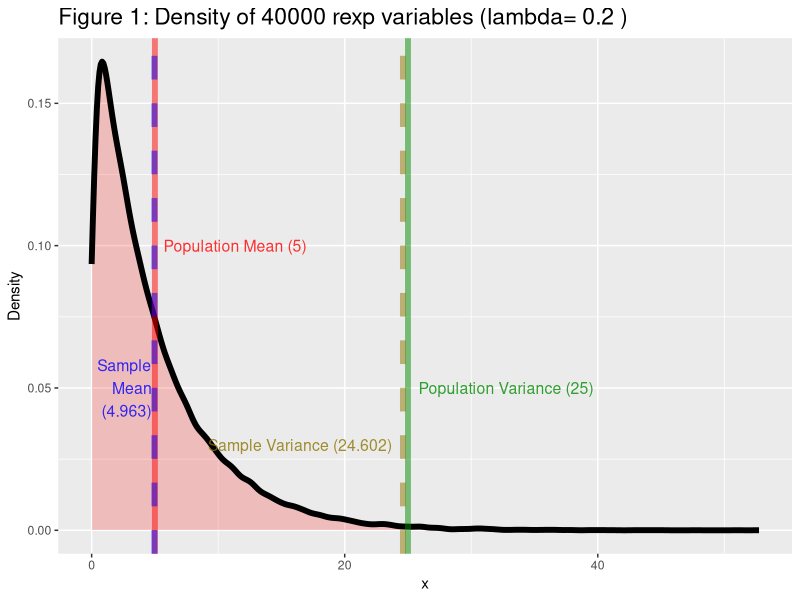
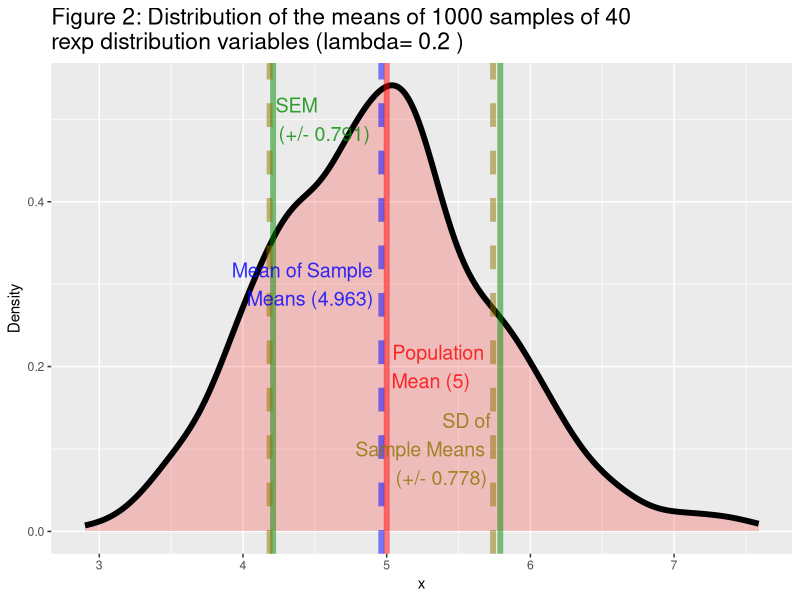

Reproduce these figures in R, in order.
## ---- chunk 1
library(knitr)
library(markdown)
opts_chunk$set(comment = NA, fig.width = 12, fig.height = 6)
options(encoding = "UTF-8", scipen = 999)
lambda <- 0.2
s <- 40
## ---- chunk 2
lambda <- 0.2
mu <- 1 / lambda
sigma <- 1 / lambda
sigma2 <- sigma^2

n <- 40             # size of each simulation
numsims <- 1000     # number of simulations
sem <- sigma / sqrt(n)
## ---- chunk 3
dd <- data.frame(
    stat = c("lambda", "mu", "sigma", "sigma2", "n", "sem"),
    desc = c("rate parameter", "mean", "standard deviation",
             "variance", "number of samples", "standard error of the mean"),
    value = c(lambda, mu, sigma, sigma2, n, sem))
print(dd)

## ---- chunk 4
set.seed(20150109)

sample <- rexp(n * numsims, lambda)
xbar <- sum(sample) / length(sample) # mean(sample)
s2 <- sum( (sample - xbar)^2) / (length(sample) - 1) # var(sample)

library(ggplot2)
g1  <- ggplot(
    data = data.frame(x = sample), aes(x = x)) +
    geom_density(size = 2, alpha = 0.2, fill = "red") +
    geom_vline(
        size = 2,
        alpha = 0.5,
        xintercept = c(mu, xbar, sigma2, s2),
        colour = c("red", "blue", "green4", "gold4"),
        lty = c(1, 2, 1, 2)) +
    annotate(
        "text",
        size = 4,
        alpha = 0.8,
        label = c(
            paste0("Population Mean (", mu, ")"),
            paste0("Sample\nMean\n(", round(xbar, 3), ")"),
            paste0("Population Variance (", round(sigma2, 3), ")"),
            paste0("Sample Variance (", round(s2, 3), ")")),
        x = c(mu, xbar, sigma2, s2),
        y = c(0.1, 0.05, 0.05, 0.03),
        hjust = -c(
            0.06, -1.06,
            0.06,
            -1.06),
        colour = c("red", "blue", "green4", "gold4")) +
    ggtitle(paste(
        "Figure 1: Density of", length(sample),
        "rexp variables (lambda=", lambda, ")")) +
    labs(y = "Density") +
    theme(plot.title = element_text(size = rel(1.5)))

print(g1)

## ---- chunk 5
smp.means <- apply(matrix(sample, numsims), 1, mean)

muxbar <- sum(smp.means) / numsims # mean(smp.means)
s2xbar <- sum( (smp.means - muxbar)^2 ) / (numsims - 1) # var(smp.means)
sxbar <- sqrt(s2xbar)

g2 <- ggplot(data = data.frame(x = smp.means), aes(x = x)) +
    geom_density(alpha = 0.2, size = 2, fill = "red") +
    geom_vline(
        size = 2, alpha = 0.5,
        xintercept = c(
            mu,
            muxbar,
            mu + c(1,-1)*sem,
            muxbar + c(1,-1)*sxbar),
        colour = c("red", "blue", "green4", "green4", "gold4", "gold4"),
        lty = c(1, 2, 1, 1, 2, 2)) +
    annotate(
        "text",
        size = 5,
        alpha = 0.8,
        x = c(
            mu, muxbar, mu - sem,
            muxbar + sxbar),
        y = c(0.2, 0.3, 0.5, 0.1),
        hjust = c(-0.06, 1.06, -0.06, 1.06),
        colour = c("red", "blue", "green4", "gold4"),
        label = c(
            paste0("Population\nMean (", mu, ")"),
            paste0("Mean of Sample\nMeans (", round(muxbar,3), ")"),
            paste0("SEM\n(+/- ", round(sem,3), ")"),
            paste0("SD of\nSample Means\n(+/- ", round(sxbar,3),")")))+
    ggtitle(paste(
        "Figure 2: Distribution of the means of", numsims, "samples of", n,
        "\nrexp distribution variables (lambda=", lambda, ")")) +
    labs(y = "Density") +
    theme(plot.title = element_text(size = rel(1.5)))

print(g2)

